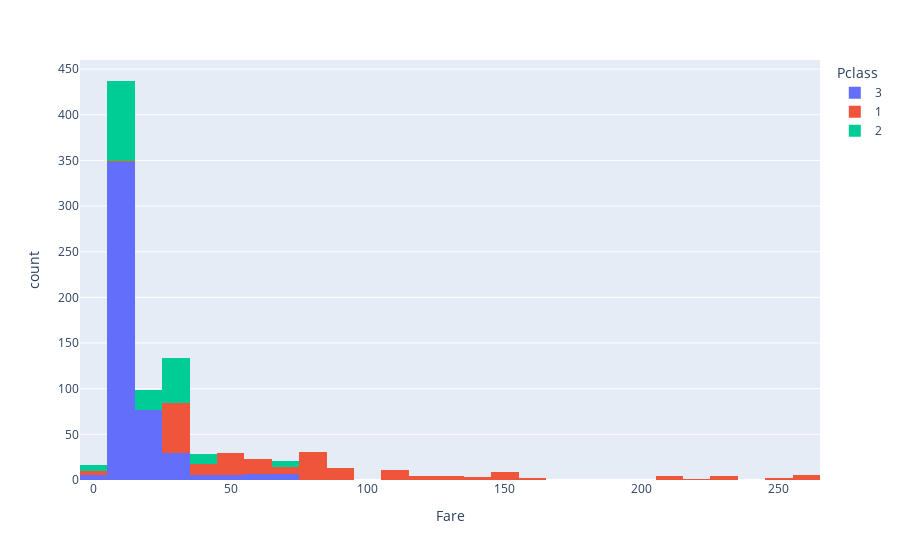

Notebook cell for this chart:
### Code cell
fig = px.histogram(data, x="Fare", color="Pclass")
fig.show()

### Figure 1 — Plotly figure (JSON) as saved in the notebook; plotly's stock layout.template omitted (floating-point values rounded to 4 significant figures; data arrays with more than 128 entries replaced by an {"elided": "..."} marker saying what was removed)
{"data": [{"alignmentgroup": "True", "bingroup": "x", "hovertemplate": "Pclass=3<br>Fare=%{x}<br>count=%{y}<extra></extra>", "legendgroup": "3", "marker": {"color": "#636efa", "pattern": {"shape": ""}}, "name": "3", "offsetgroup": "3", "orientation": "v", "showlegend": true, "type": "histogram", "x": {"elided": "486 float values"}, "xaxis": "x", "yaxis": "y"}, {"alignmentgroup": "True", "bingroup": "x", "hovertemplate": "Pclass=1<br>Fare=%{x}<br>count=%{y}<extra></extra>", "legendgroup": "1", "marker": {"color": "#EF553B", "pattern": {"shape": ""}}, "name": "1", "offsetgroup": "1", "orientation": "v", "showlegend": true, "type": "histogram", "x": {"elided": "212 float values"}, "xaxis": "x", "yaxis": "y"}, {"alignmentgroup": "True", "bingroup": "x", "hovertemplate": "Pclass=2<br>Fare=%{x}<br>count=%{y}<extra></extra>", "legendgroup": "2", "marker": {"color": "#00cc96", "pattern": {"shape": ""}}, "name": "2", "offsetgroup": "2", "orientation": "v", "showlegend": true, "type": "histogram", "x": {"elided": "184 float values"}, "xaxis": "x", "yaxis": "y"}], "layout": {"barmode": "relative", "legend": {"title": {"text": "Pclass"}, "tracegroupgap": 0}, "margin": {"t": 60}, "xaxis": {"anchor": "y", "domain": [0, 1], "title": {"text": "Fare"}}, "yaxis": {"anchor": "x", "domain": [0, 1], "title": {"text": "count"}}}}
